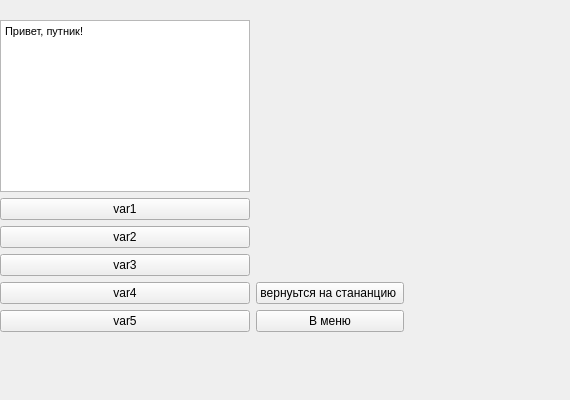
<?xml version="1.0" encoding="UTF-8"?>
<ui version="4.0">
 <class>DialogWindow</class>
 <widget class="QWidget" name="DialogWindow">
  <property name="geometry">
   <rect>
    <x>0</x>
    <y>0</y>
    <width>570</width>
    <height>400</height>
   </rect>
  </property>
  <property name="windowTitle">
   <string>Form</string>
  </property>
  <widget class="QWidget" name="gridLayoutWidget">
   <property name="geometry">
    <rect>
     <x>0</x>
     <y>20</y>
     <width>404</width>
     <height>312</height>
    </rect>
   </property>
   <layout class="QGridLayout" name="gridLayout">
    <item row="5" column="2">
     <widget class="QPushButton" name="toMenuBtn">
      <property name="text">
       <string>В меню</string>
      </property>
     </widget>
    </item>
    <item row="0" column="1">
     <layout class="QHBoxLayout" name="horizontalLayout">
      <item>
       <widget class="QTextEdit" name="textEdit">
        <property name="html">
         <string>&lt;!DOCTYPE HTML PUBLIC &quot;-//W3C//DTD HTML 4.0//EN&quot; &quot;http://www.w3.org/TR/REC-html40/strict.dtd&quot;&gt;
&lt;html&gt;&lt;head&gt;&lt;meta name=&quot;qrichtext&quot; content=&quot;1&quot; /&gt;&lt;style type=&quot;text/css&quot;&gt;
p, li { white-space: pre-wrap; }
&lt;/style&gt;&lt;/head&gt;&lt;body style=&quot; font-family:'MS Shell Dlg 2'; font-size:8.25pt; font-weight:400; font-style:normal;&quot;&gt;
&lt;p style=&quot; margin-top:0px; margin-bottom:0px; margin-left:0px; margin-right:0px; -qt-block-indent:0; text-indent:0px;&quot;&gt;Привет, путник!&lt;/p&gt;&lt;/body&gt;&lt;/html&gt;</string>
        </property>
       </widget>
      </item>
     </layout>
    </item>
    <item row="3" column="1">
     <widget class="QPushButton" name="var3">
      <property name="text">
       <string>var3</string>
      </property>
     </widget>
    </item>
    <item row="2" column="1">
     <widget class="QPushButton" name="var2">
      <property name="text">
       <string>var2</string>
      </property>
     </widget>
    </item>
    <item row="4" column="2">
     <widget class="QPushButton" name="toMapBtn">
      <property name="text">
       <string>вернуьтся на стананцию </string>
      </property>
     </widget>
    </item>
    <item row="4" column="1">
     <widget class="QPushButton" name="var4">
      <property name="text">
       <string>var4</string>
      </property>
     </widget>
    </item>
    <item row="5" column="1">
     <widget class="QPushButton" name="var5">
      <property name="text">
       <string>var5</string>
      </property>
     </widget>
    </item>
    <item row="1" column="1">
     <widget class="QPushButton" name="var1">
      <property name="text">
       <string>var1</string>
      </property>
     </widget>
    </item>
   </layout>
  </widget>
 </widget>
 <resources/>
 <connections/>
</ui>
